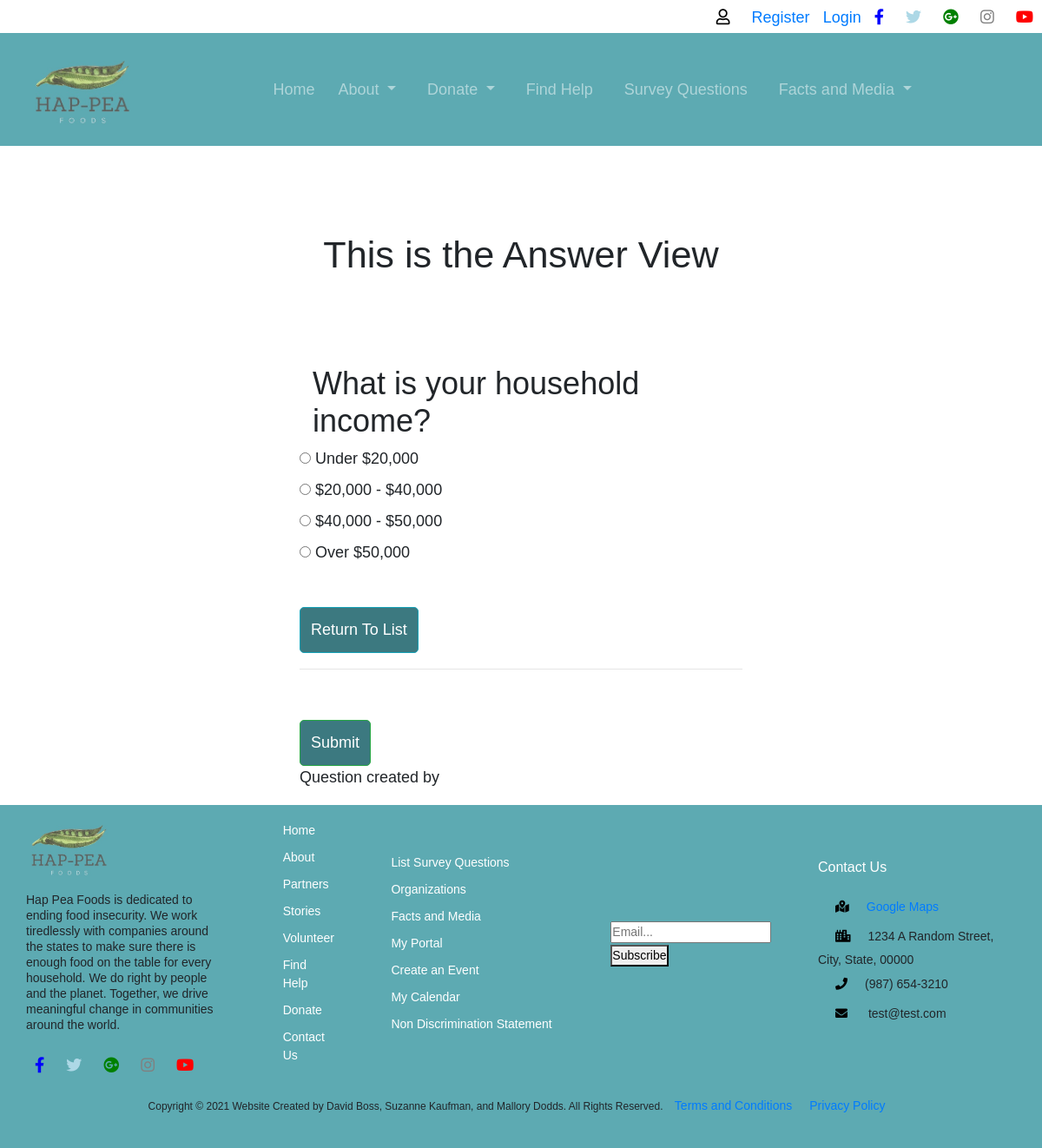
Screenshot of /survey/answer/2/ with the database file from the repository.
### survey/models.py (models this page shows, shortened)
class Questionnaire(models.Model):
    question = models.TextField()
    option_one = models.CharField(null=True, max_length=30)
    option_two = models.CharField(null=True, max_length=30)
    option_three = models.CharField(null=True, max_length=30)
    option_four = models.CharField(null=True, max_length=30)
    option_one_count = models.IntegerField(default = 0)
    option_two_count = models.IntegerField(default = 0)
    option_three_count = models.IntegerField(default = 0)
    option_four_count = models.IntegerField(default = 0)
    textAnswer = models.TextField(null = True)

### survey/views.py (the view, shortened to what this page needs)
# urls.py: path('answer/<questionnaire_id>/', views.answer_view, name='answer'),
def answer_view(request, questionnaire_id):
    question = Questionnaire.objects.get(pk=questionnaire_id)
    return render(request, 'survey/answer.html', {'question':question})

### templates/survey/answer.html (shortened to what this page needs)
{% extends 'base_layout.html' %}
{% block content %}
    <h1 class="text-center">This is the Answer View</h1>
    <div class="col-md-6 offset-md-3">
        <div class="col-lg-12">
            <h2>{{ question.question }}</h2>
        </div>
        <form method="POST">
            <div class="form-group">
                <div class="radio">
                    <label>
                        <input type="radio" name="answer" value="option1">
                        {{ question.option_one }}
                    </label>
                </div>
                <div class="radio">
                    <label>
                        <input type="radio" name="answer" value="option2">
                        {{ question.option_two }}
                    </label>
                </div>
                <div class="radio">
                    <label>
                        <input type="radio" name="answer" value="option3">
                        {{ question.option_three }}
                    </label>
                </div>
                <div class="radio">
                    <label>
                        <input type="radio" name="answer" value="option4">
                        {{ question.option_four }}
                    </label>
                </div>
                <a href="{% url 'list' %}" class="btn btn-info">Return To List</a>
            </div>
            <hr />
            <button type="submit" class="btn btn-success">Submit</button>
        </form>
        <p>Question created by {{ question.created_by.username }}</p>
    </div>
{% endblock %}

### static/css/style.css (style rules this page uses)
* { margin: 0; padding:0; outline: none; font-family: Arial, Helvetica, sans-serif; font-size: 18px; }
.wrapper_container h1 { text align: center; margin: 100px auto; font-size: 2.4em; }
.btn { margin-top: 40px; background: #3C7980; padding: 12px; text-align: center; color: #FFF; border-radius: 5px; cursor: pointer; }
html, body { height: 100%; margin: 0; padding: 0; }

### rows the page displays
Questionnaire: question "What is your household income?", option_one "Under $20,000", option_two "$20,000 - $40,000", option_three "$40,000 - $50,000", option_four "Over $50,000"
